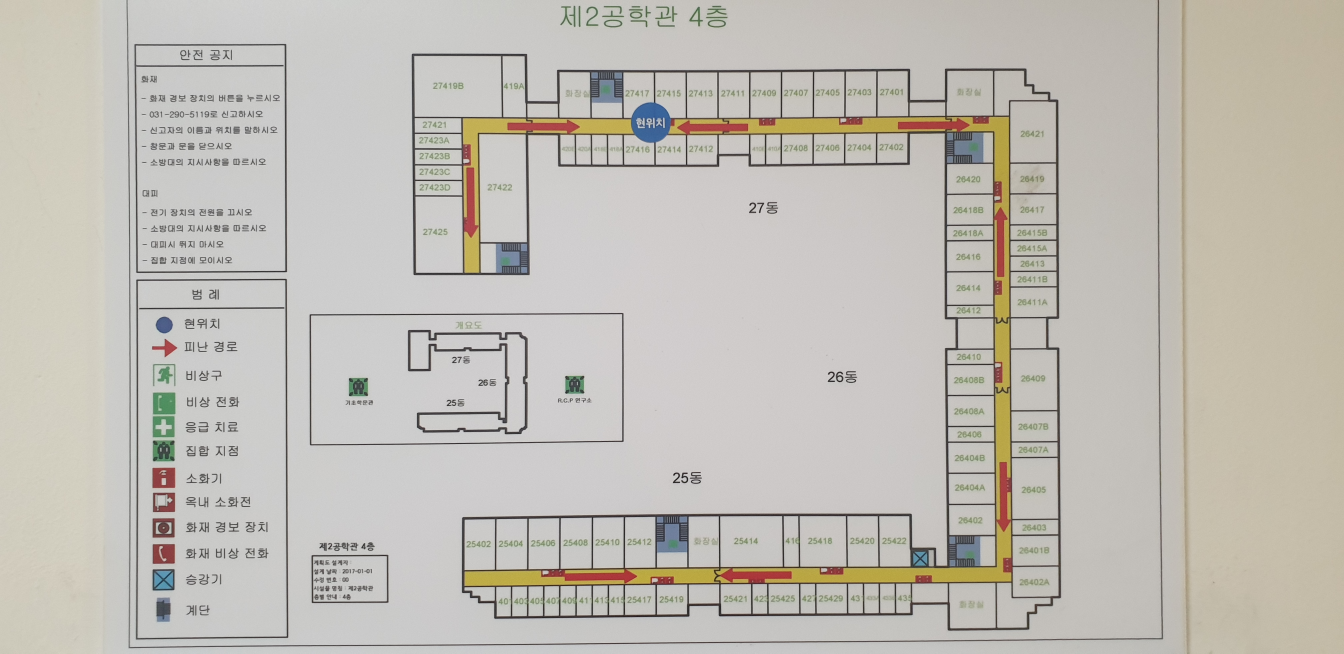
#> input picture 제1공학관/4.jpg, 4032 x 1960 px (shown at 1/3 size); its folder holds 4 pictures in this run
$ python generate_graph_AI.py
#> lines starting #> are read from the running program, lines starting #| are printed output that depends on the picture; after the words box and inside, x2 and y2 are one past the last pixel; in counts of white or black regions, pixels touching at a corner belong together
import cv2
import pytesseract
import json
import os

def extract_nodes_from_image(image_path, floor_name):
#> called with image_path = '4.jpg', floor_name = '4f'
    image = cv2.imread(image_path)
#> image is the input picture: shape (1960, 4032, 3); mean B, G, R 181.9, 189.4, 193
    gray = cv2.cvtColor(image, cv2.COLOR_BGR2GRAY)
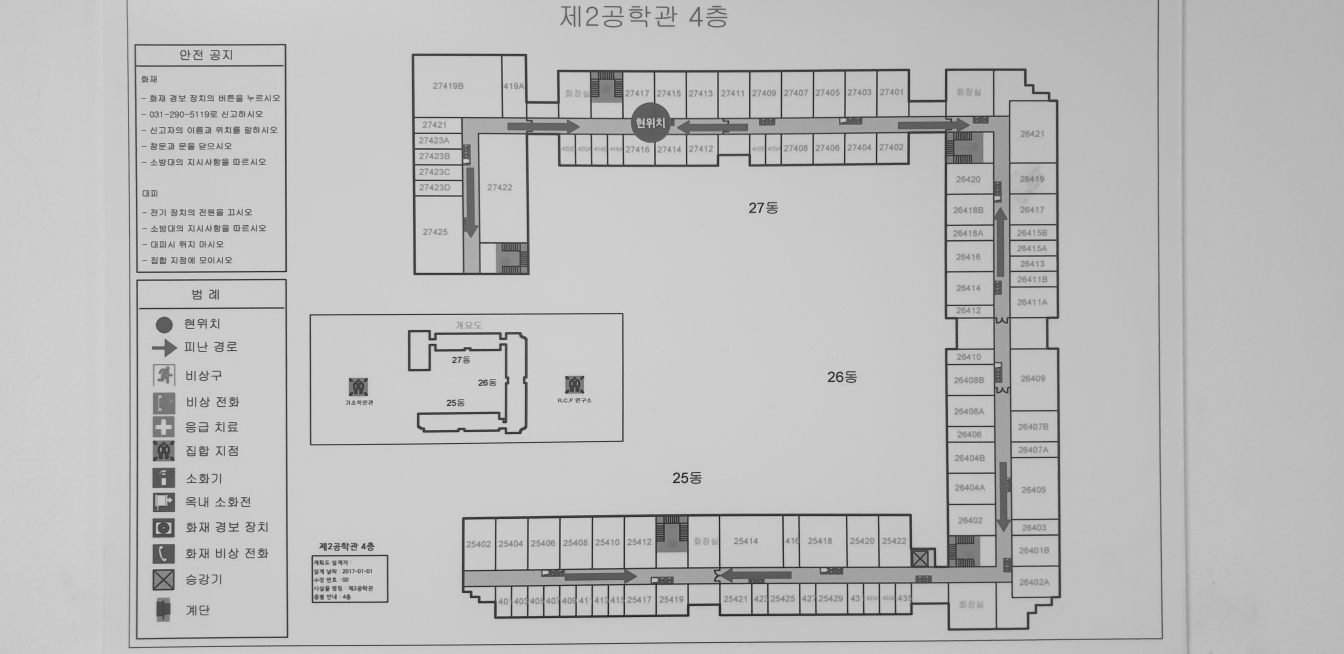
#> gray: shape (1960, 4032) (shown at 1/3 size); min 10, max 228, mean 189.6
    _, binarized = cv2.threshold(gray, 180, 255, cv2.THRESH_BINARY_INV)
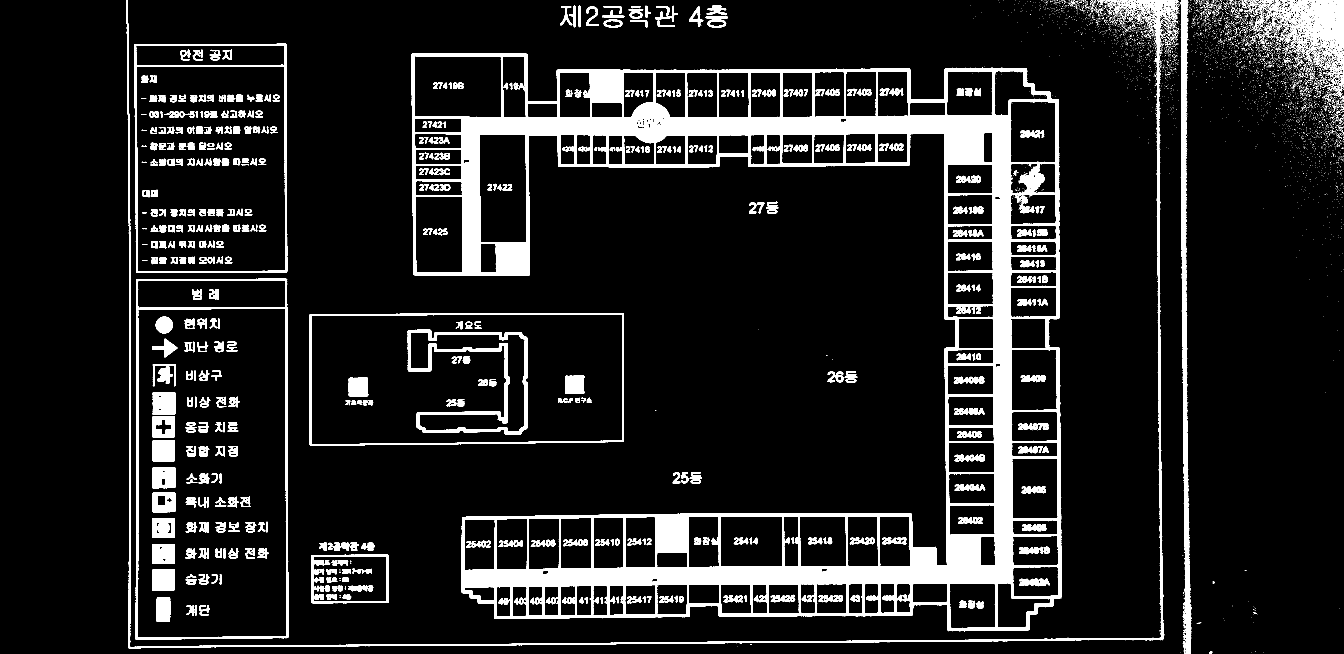
#> binarized: shape (1960, 4032) (shown at 1/3 size); 11.1% white; 7487 white regions (6756 under 20 px)

    contours, _ = cv2.findContours(binarized, cv2.RETR_EXTERNAL, cv2.CHAIN_APPROX_SIMPLE)
#> contours = 6700 contours, 6612 with area under 20; largest, box (x1, y1, x2, y2) and area: (1234, 160, 3185, 1894) 1539138, (406, 836, 866, 1920) 489140, (928, 939, 1871, 1337) 367296, (402, 131, 862, 819) 311114, (934, 1664, 1166, 1810) 33210

    nodes = []
    node_id = 1

    for cnt in contours:
        x, y, w, h = cv2.boundingRect(cnt)
        if w * h < 300:  # 너무 작은 것은 무시
            continue

        roi = image[y:y+h, x:x+w]
        text = pytesseract.image_to_string(roi, config='--psm 7').strip()

        if not text:
            continue

        node_type = "Room"
        lowered = text.lower()

        # 유형 자동 분류
        if "elevator" in lowered:
            node_type = "Elevator"
        elif "stair" in lowered:
            node_type = "Stair"
        elif "door" in lowered:
            node_type = "Door"
        elif "node" in lowered or text.isdigit():
            node_type = "Corridor"
        elif "toilet" in lowered:
            node_type = "Restroom"

        nodes.append({
            "id": node_id,
            "name": text,
            "type": node_type,
            "x": float(x + w // 2),
            "y": float(y + h // 2)
        })
        node_id += 1
#> this loop made 96 passes
#> (x, y, w, h) on passes 1, 2, 3, 5, 7, 8, 9, 10, 11, 12, 13, 14: (3791, 1958, 1, 1), (3755, 1958, 1, 1), (3541, 1958, 1, 1), (3627, 1953, 10, 7), (3552, 1945, 4, 15), (2211, 1938, 1, 1), (2251, 1932, 4, 3), (3547, 1929, 1, 1), (3456, 1922, 1, 1), (3376, 1922, 1, 1), (3244, 1922, 1, 1), (3486, 1920, 1, 1)
#> (cnt, x, y, w, h) on passes 4, 6, 17, 23, 24, 27: ([[3766, 1955], [3767, 1955]], 3766, 1955, 2, 1), ([[3550, 1952], [3551, 1953]], 3550, 1952, 2, 2), ([[3451, 1920], [3451, 1921], [3452, 1921], [3453, 1920]], 3451, 1920, 3, 2), ([[3203, 1913], [3204, 1913]], 3203, 1913, 2, 1), ([[3459, 1911], [3458, 1912]], 3458, 1911, 2, 2), ([[3492, 1903], [3492, 1904]], 3492, 1903, 1, 2)
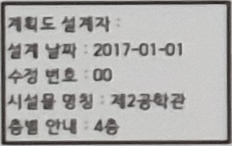
#> roi: shape (146, 232, 3); mean B, G, R 170.8, 172.5, 173.5
#> after the loop, node_id = 1; nodes = []

    return nodes

def save_graph_json(output_path, background, nodes, scale=1.0):
    data = {
        "background": background,
        "scale": scale,
        "nodes": nodes,
        "edges": []  # 아직 간선 없음
    }
    with open(output_path, 'w', encoding='utf-8') as f:
        json.dump(data, f, indent=4, ensure_ascii=False)

if __name__ == '__main__':
    for floor in [4, 5]:
        img_name = f"{floor}.jpg"
        json_name = f"{floor}f_auto.json"

#> (the run stopped early here; a loop or call above may not have finished)
